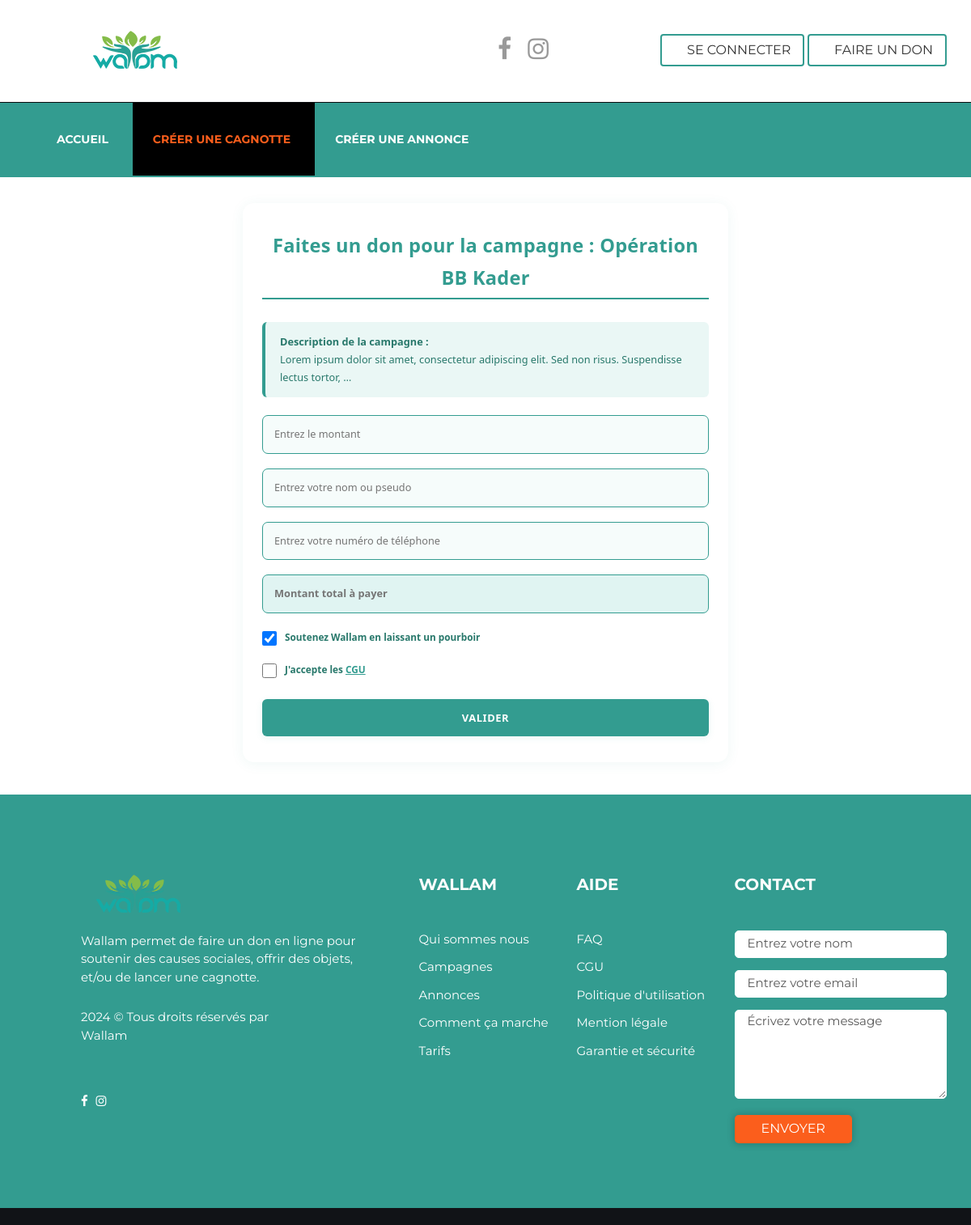
The app's page /campaign/2/donate/, older data.
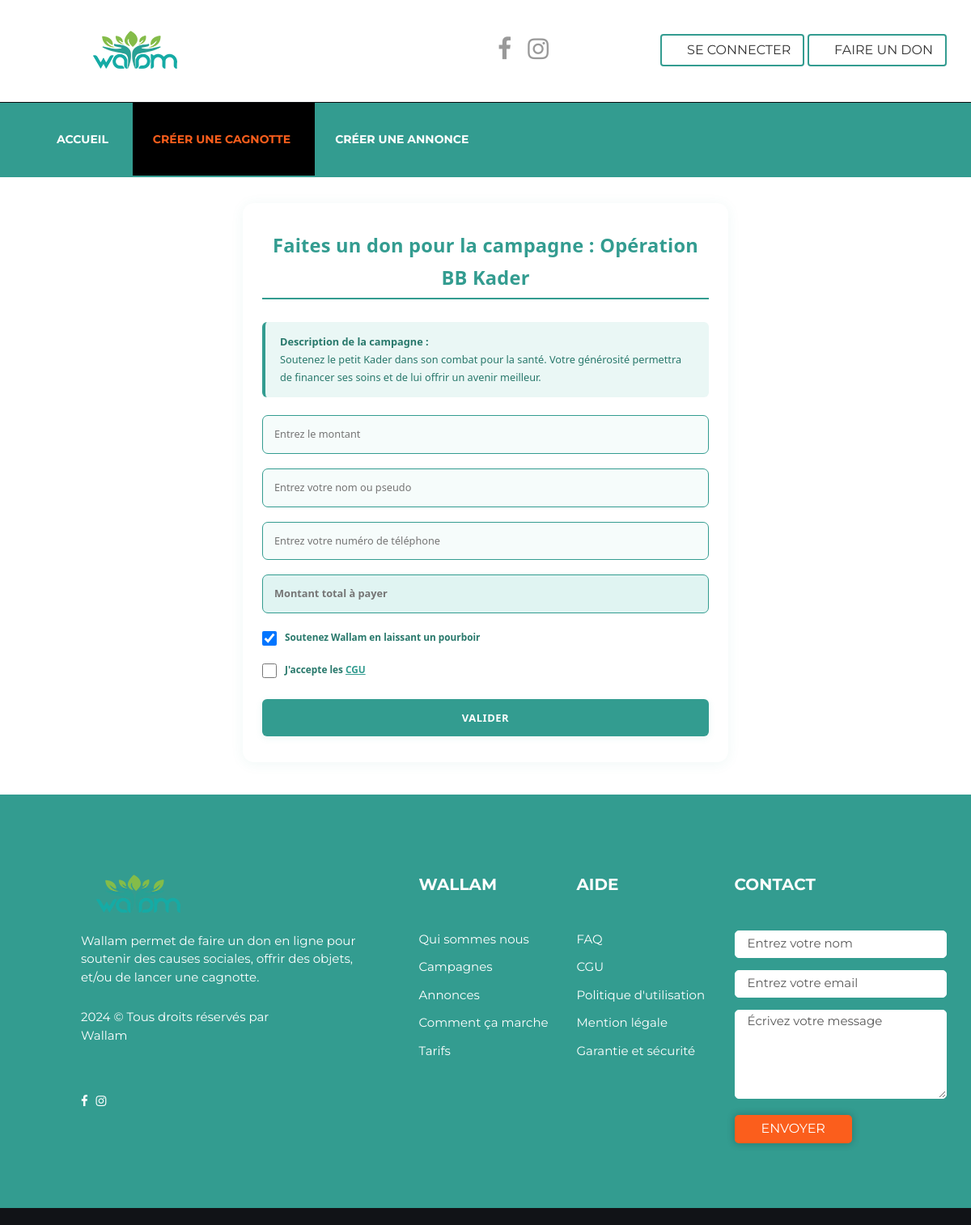
The same page, newer data.
### campaign/models.py (models this page shows, shortened)
class Campaign(models.Model):
    VISIBILITY_CHOICES = [
        ('public', 'Publique'),
        ('private', 'Privée'),
    ]
    STATUS_CHOICES = [
        ('encours', 'Encours'),
        ('terminee', 'Terminee'),
    ]
    user = models.ForeignKey(User, on_delete=models.CASCADE,
                             related_name="campaigns")  # L'utilisateur qui crée la campagne
    title = models.CharField(max_length=255)
    beneficiary = models.CharField(max_length=255)
    beneficiary_phone = models.CharField(max_length=15)
    goal = models.DecimalField(max_digits=10, decimal_places=2, blank=True, null=True)
    duration = models.IntegerField(help_text="Durée en jours")
    code = models.CharField(max_length=50, blank=True, null=True)
    category = models.ForeignKey(Category,  on_delete=models.SET_NULL, blank=True, null=True)
    description = models.TextField()
    reward = models.TextField(blank=True, null=True)
    uploaded_files = models.FileField(upload_to="campaign_files/", blank=True, null=True)
    visibility = models.CharField(max_length=10, choices=VISIBILITY_CHOICES, default='public')
    terms_accepted = models.BooleanField(default=False)
    status = models.CharField(max_length=20, choices=STATUS_CHOICES, default='encours')
    urgent = models.BooleanField(default=False)
    created_at = models.DateTimeField(auto_now_add=True)
    updated_at = models.DateTimeField(auto_now=True)

### campaign/views.py (the view, shortened to what this page needs)
# urls.py: path("campaign/<int:pk>/donate/", views.campaign_donate, name="campaign_donate"),
def campaign_donate(request, pk):
    campaign = get_object_or_404(Campaign, pk=pk)
    context = {
        "campaign": campaign
    }
    return render(request, "campaign/campaign_donation.html", context)

### templates/campaign/campaign_donation.html (shortened to what this page needs)
{% extends 'default.html' %}
{% load static %}
{% block menu %}
<ul class="nav navbar-nav">
    <li>
        <a href="{% url 'index' %}">Accueil</a>
    </li>
    <li class="current">
        <a href="{% url 'create_campaign' %}">Créer une cagnotte</a>
    </li>
    <li><a href="{% url 'announce' %}">Créer une annonce</a></li>
</ul>
{% endblock %}
{% block content %}
<div class="campaign-donation-wrapper">
    <div class="campaign-donation-title">Faites un don pour la campagne : {{ campaign.title }}</div>
    {% if campaign.description %}
    <div style="background: #eaf7f5; color: #28786b; border-left: 4px solid #339c90; border-radius: 6px; padding: 14px 18px; font-size: 1.08em; margin-bottom: 22px;">
        <strong>Description de la campagne :</strong><br>
        <span style="white-space: pre-line;">{{ campaign.description }}</span>
    </div>
    {% endif %}
        <form action="{% url 'campaign_donate' pk=campaign.pk %}" class="campaign-donation-form" method="post">
                <input type="number" name="amount" id="amount-input" placeholder="Entrez le montant" required>
                {% if not user.is_authenticated %}
                <input type="text" name="donor_fullname" placeholder="Entrez votre nom ou pseudo">
                <input type="text" name="donor_phone" placeholder="Entrez votre numéro de téléphone">
                {% endif %}
                <input type="text" id="wallam-support-amount" placeholder="Montant total à payer" readonly style="background:#e0f4f2; color:#339c90; font-weight:600; margin-bottom:18px;">
                <div style="margin-bottom: 18px; display: flex; align-items: center; gap: 10px;">
                    <input type="checkbox" id="support-wallam" name="support_wallam" style="width: 18px; height: 18px;" checked>
                    <label for="support-wallam" style="margin:0; color:#28786b; font-weight:600; cursor:pointer;">Soutenez Wallam en laissant un pourboir</label>
                </div>
                <div style="margin-bottom: 18px; display: flex; align-items: center; gap: 10px;">
                    <input type="checkbox" id="accept-cgu" name="accept_cgu" style="width: 18px; height: 18px;">
                    <label for="accept-cgu" style="margin:0; color:#28786b; font-weight:600; cursor:pointer;">J'accepte les <a href="{% url 'cgu' %}" target="_blank" style="color:#339c90;text-decoration:underline;">CGU</a></label>
                </div>
                <button type="submit" class="campaign-donation-btn" id="validate-btn" disabled>Valider</button>
        </form>
</div>
{% endblock %}

Row changes from the older to the newer data that the page shows:
changed Campaign "Opération BB Kader": description "Lorem ipsum dolor sit amet, consectetur adipiscing elit. Sed non risus. Suspendisse lectus tortor, …" → "Soutenez le petit Kader dans son combat pour la santé. Votre générosité permettra de financer ses soins et de lui offrir un avenir meilleur."
